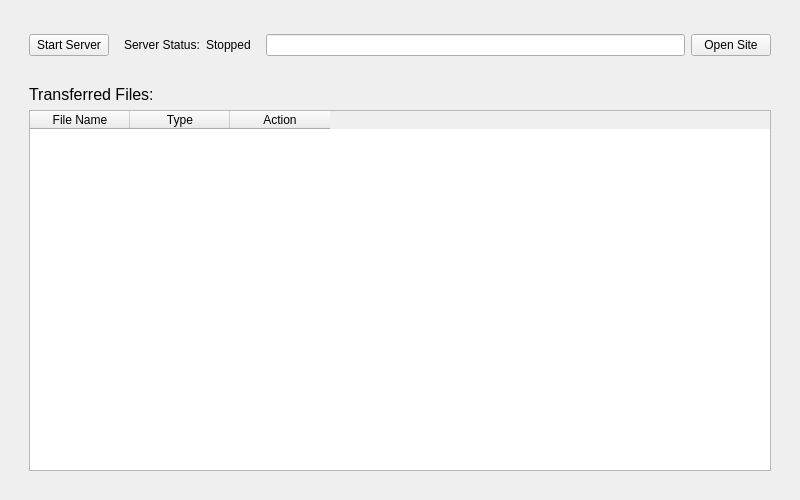
<?xml version="1.0" encoding="UTF-8"?>
<ui version="4.0">
 <class>Form</class>
 <widget class="QWidget" name="Form">
  <property name="geometry">
   <rect>
    <x>0</x>
    <y>0</y>
    <width>800</width>
    <height>500</height>
   </rect>
  </property>
  <property name="minimumSize">
   <size>
    <width>500</width>
    <height>300</height>
   </size>
  </property>
  <property name="windowTitle">
   <string>Form</string>
  </property>
  <layout class="QHBoxLayout" name="horizontalLayout_2">
   <item>
    <widget class="QWidget" name="widget_3" native="true">
     <layout class="QVBoxLayout" name="verticalLayout_2">
      <item>
       <widget class="QWidget" name="widget" native="true">
        <layout class="QHBoxLayout" name="horizontalLayout_3">
         <item>
          <widget class="QPushButton" name="start_server">
           <property name="toolTip">
            <string>Start / Stop Server</string>
           </property>
           <property name="text">
            <string>Start Server</string>
           </property>
          </widget>
         </item>
         <item>
          <widget class="QWidget" name="widget_2" native="true">
           <layout class="QHBoxLayout" name="horizontalLayout">
            <item>
             <widget class="QLabel" name="label">
              <property name="text">
               <string>Server Status:</string>
              </property>
             </widget>
            </item>
            <item>
             <widget class="QLabel" name="label_status">
              <property name="toolTip">
               <string>Server Status: Stopped / Running / Problem</string>
              </property>
              <property name="text">
               <string>Stopped</string>
              </property>
             </widget>
            </item>
           </layout>
          </widget>
         </item>
         <item>
          <widget class="QLineEdit" name="display_url"/>
         </item>
         <item>
          <widget class="QPushButton" name="open_site">
           <property name="toolTip">
            <string>Open Web Page</string>
           </property>
           <property name="text">
            <string>Open Site</string>
           </property>
          </widget>
         </item>
        </layout>
       </widget>
      </item>
      <item>
       <widget class="QWidget" name="widget_5" native="true">
        <layout class="QVBoxLayout" name="verticalLayout">
         <item>
          <widget class="QLabel" name="label_2">
           <property name="font">
            <font>
             <pointsize>12</pointsize>
            </font>
           </property>
           <property name="text">
            <string>Transferred Files:</string>
           </property>
          </widget>
         </item>
         <item>
          <widget class="QTableWidget" name="file_table">
           <column>
            <property name="text">
             <string>File Name</string>
            </property>
           </column>
           <column>
            <property name="text">
             <string>Type</string>
            </property>
           </column>
           <column>
            <property name="text">
             <string>Action</string>
            </property>
           </column>
          </widget>
         </item>
        </layout>
       </widget>
      </item>
     </layout>
    </widget>
   </item>
  </layout>
 </widget>
 <resources/>
 <connections/>
</ui>
